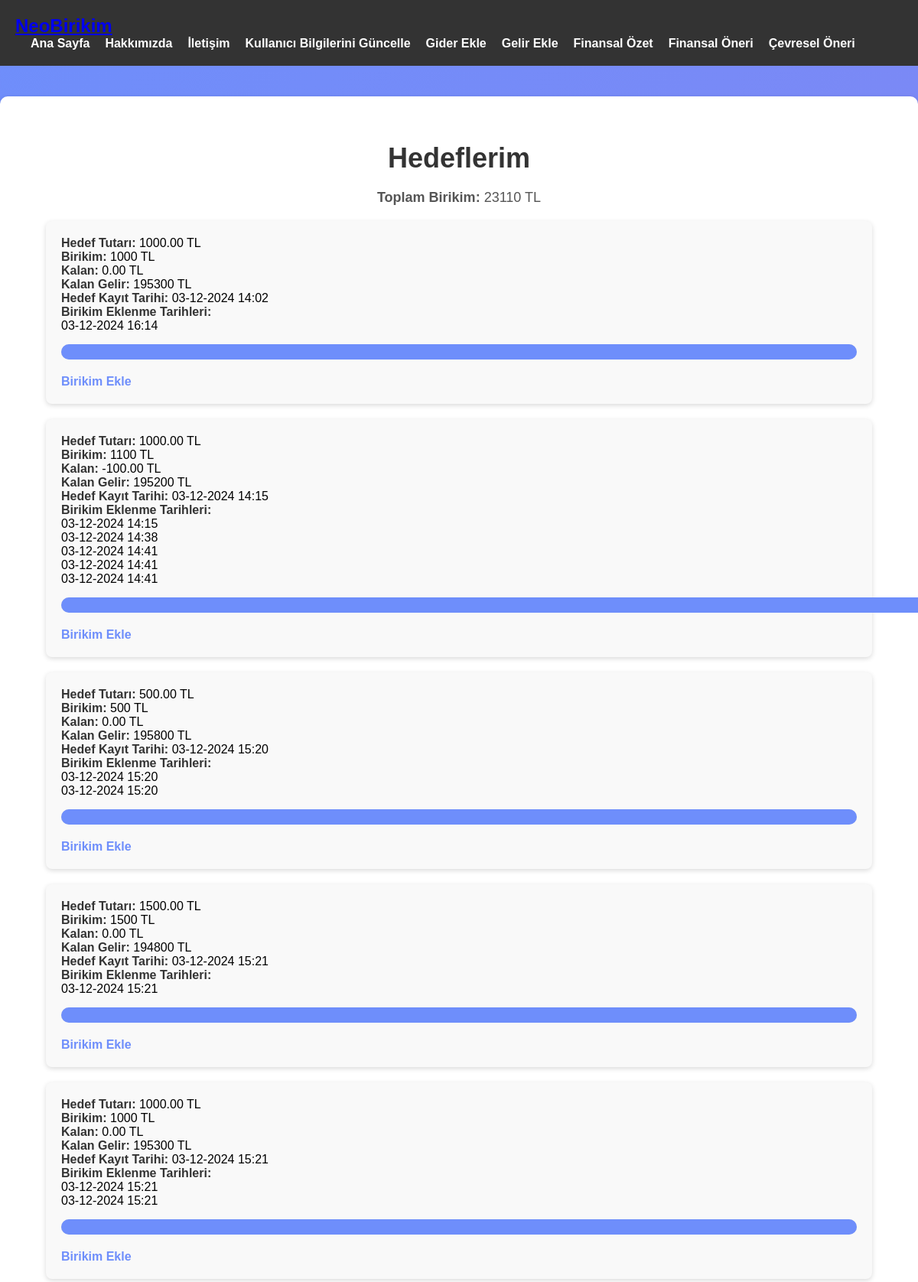
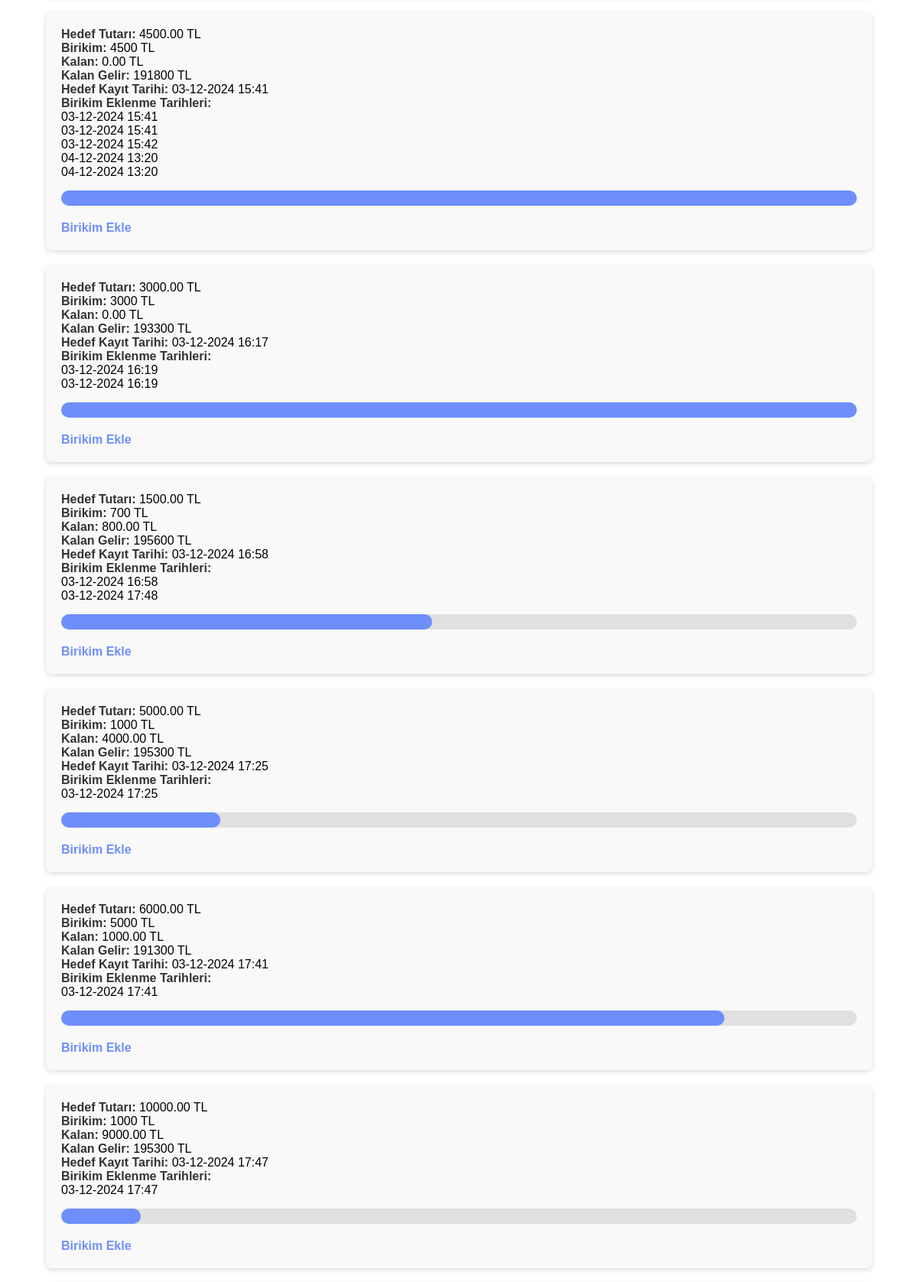
Screenshot of /account/goals/ (signed in, upper part) with the database file from the repository (2 pictures, top to bottom).
### account/models.py (models this page shows, shortened)
class SavingGoal(models.Model):
    user = models.ForeignKey(User, on_delete=models.CASCADE, related_name='saving_goals')
    goal_amount = models.DecimalField(max_digits=10, decimal_places=2, verbose_name="Hedef Tutar")
    created_at = models.DateTimeField(auto_now_add=True)

class Saving(models.Model):
    goal = models.ForeignKey(SavingGoal, on_delete=models.CASCADE, related_name='savings')
    amount = models.DecimalField(max_digits=10, decimal_places=2, verbose_name="Birikim Tutarı")
    created_at = models.DateTimeField(auto_now_add=True)

### account/views.py (the view)
# urls.py: path('goals/', views.saving_goal_list, name='saving_goal_list'),
@login_required
def saving_goal_list(request):
    goals = SavingGoal.objects.filter(user=request.user)
    goal_data = []
    total_income = Income.objects.filter(user=request.user).aggregate(total=Sum('amount'))['total'] or 0
    total_savings_all_goals = 0  # Bütün hedeflerin toplam birikimi için değişken
    for goal in goals:
        total_savings = goal.savings.aggregate(total=Sum('amount'))['total'] or 0
        total_savings_all_goals += total_savings  # Bu hedefin birikimini toplam birikime ekle
        remaining_income = total_income - total_savings  # Kalan gelir
        if goal.goal_amount > 0:
            progress = (total_savings / goal.goal_amount) * 100
        else:
            progress = 0  # Hedefin miktarı sıfırsa ilerleme 0 olur
        savings_data = goal.savings.all()  # Birikimlerin hepsi
        goal_data.append({
            'goal': goal,
            'total_savings': total_savings,
            'remaining': goal.goal_amount - total_savings,
            'remaining_income': remaining_income,
            'progress': progress,  # İlerleme yüzdesi
            'savings_data': savings_data,  # Birikimlerin tüm verileri
            'goal_created_at': goal.created_at  # Hedefin oluşturulma tarihi
        })
    chart_data = {
        'labels': ['Toplam Gelir', 'Toplam Birikim'],
        'datasets': [{
            'data': [total_income, total_savings_all_goals],
            'backgroundColor': ['#6e8efb', '#a777e3'],
        }]
    }
    return render(request, 'account/saving_goal_list.html', {
        'goal_data': goal_data,
        'total_income': total_income,
        'total_savings_all_goals': total_savings_all_goals,  # Toplam birikim verisini template'e ekle
        'chart_data': chart_data,  # Pasta grafiği verisini ekle
    })

### account/templates/account/saving_goal_list.html (shortened to what this page needs)
<!DOCTYPE html>
<html lang="tr">
<head>
</head>
<body>
    <nav class="navbar">
        <div class="logo">
            <a href="#">NeoBirikim</a>
        </div>
        <ul class="nav-links">
            <li><a href="{% url 'home' %}">Ana Sayfa</a></li>
            <li><a href="{% url 'about' %}">Hakkımızda</a></li>
            <li><a href="{% url 'communication' %}">İletişim</a></li>
            <li><a href="{% url 'update_user' %}">Kullanıcı Bilgilerini Güncelle</a></li>
            <li><a href="{% url 'add_consumption' %}">Gider Ekle</a></li>
            <li><a href="{% url 'add_income' %}">Gelir Ekle</a></li>
            <li><a href="{% url 'financial_summary' %}">Finansal Özet</a></li>
            <li><a href="{% url 'compare' %}">Finansal Öneri</a></li>
            <li><a href="{% url 'environmental_recommendations' %}">Çevresel Öneri</a></li>
        </ul>
    </nav>
    <div class="container">
        <h1>Hedeflerim</h1>
        <p><strong>Toplam Birikim:</strong> {{ total_savings_all_goals }} TL</p>
        <ul class="goal-list">
            {% for item in goal_data %}
            <li>
                <strong>Hedef Tutarı:</strong> {{ item.goal.goal_amount }} TL <br>
                <strong>Birikim:</strong> {{ item.total_savings }} TL <br>
                <strong>Kalan:</strong> {{ item.remaining }} TL <br>
                <strong>Kalan Gelir:</strong> {{ item.remaining_income }} TL <br>
                <strong>Hedef Kayıt Tarihi:</strong> {{ item.goal_created_at|date:"d-m-Y H:i" }} <br>
                <strong>Birikim Eklenme Tarihleri:</strong> <br>
                {% for saving in item.savings_data %}
                    {{ saving.created_at|date:"d-m-Y H:i" }} <br>
                {% endfor %}
                <div class="progress-container">
                    <div class="progress-bar" style="width: {{ item.progress }}%;"></div>
                </div>
                <a href="{% url 'add_saving' item.goal.id %}">Birikim Ekle</a>
            </li>
            {% endfor %}
        </ul>
    </div>
</body>
</html>

### account/templates/account/saving_goal_list.html (style rules this page uses)
* { margin: 0; padding: 0; box-sizing: border-box; }
body { font-family: 'Arial', sans-serif; background: linear-gradient(135deg, #6e8efb, #a777e3); min-height: 100vh; }
.navbar { display: flex; justify-content: space-between; align-items: center; padding: 20px; background-color: #333; flex-wrap: wrap; }
.navbar .logo { color: white; text-decoration: none; font-size: 24px; font-weight: bold; }
.nav-links { list-style: none; display: flex; }
.nav-links li { margin-left: 20px; }
.nav-links a { color: white; text-decoration: none; font-size: 16px; font-weight: 600; }
.container { background-color: white; padding: 60px; border-radius: 10px; box-shadow: 0 4px 8px rgba(0, 0, 0, 0.2); width: 100%; max-width: 1200px; text-align: center; margin: 40px auto; animation: fadeIn 1.5s ease-in-out; }
h1 { margin-bottom: 20px; color: #333; font-size: 36px; font-weight: bold; }
p { margin-bottom: 20px; color: #555; font-size: 18px; }
.goal-list { list-style: none; text-align: left; margin-top: 20px; }
.goal-list li { background-color: #f9f9f9; padding: 20px; margin-bottom: 20px; border-radius: 8px; box-shadow: 0 2px 6px rgba(0, 0, 0, 0.15); animation: slideIn 0.8s ease-in-out; }
.goal-list strong { color: #333; }
.goal-list a { text-decoration: none; color: #6e8efb; font-weight: bold; }
.progress-container { width: 100%; height: 20px; background-color: #e0e0e0; border-radius: 10px; margin-top: 15px; margin-bottom: 20px; }
.progress-bar { height: 100%; background-color: #6e8efb; border-radius: 10px; }

### rows the page displays
SavingGoal: goal.goal_amount "1000.00", total_savings "1000", remaining "0.00", remaining_income "195300", goal_created_at "03-12-2024 14:02", {{ item.progress }} 100 (drawn)
Saving: created_at "03-12-2024 16:14"
SavingGoal: goal.goal_amount "1000.00", total_savings "1100", remaining "-100.00", remaining_income "195200", goal_created_at "03-12-2024 14:15", {{ item.progress }} 110.0 (drawn)
Saving: created_at "03-12-2024 14:15"
Saving: created_at "03-12-2024 14:38"
Saving: created_at "03-12-2024 14:41"
Saving: created_at "03-12-2024 14:41"
Saving: created_at "03-12-2024 14:41"
SavingGoal: goal.goal_amount "500.00", total_savings "500", remaining "0.00", remaining_income "195800", goal_created_at "03-12-2024 15:20", {{ item.progress }} 100 (drawn)
Saving: created_at "03-12-2024 15:20"
Saving: created_at "03-12-2024 15:20"
SavingGoal: goal.goal_amount "1500.00", total_savings "1500", remaining "0.00", remaining_income "194800", goal_created_at "03-12-2024 15:21", {{ item.progress }} 100 (drawn)
Saving: created_at "03-12-2024 15:21"
SavingGoal: goal.goal_amount "1000.00", total_savings "1000", remaining "0.00", remaining_income "195300", goal_created_at "03-12-2024 15:21", {{ item.progress }} 100 (drawn)
Saving: created_at "03-12-2024 15:21"
Saving: created_at "03-12-2024 15:21"
SavingGoal: goal.goal_amount "4500.00", total_savings "4500", remaining "0.00", remaining_income "191800", goal_created_at "03-12-2024 15:41", {{ item.progress }} 100 (drawn)
Saving: created_at "03-12-2024 15:41"
Saving: created_at "03-12-2024 15:41"
Saving: created_at "03-12-2024 15:42"
Saving: created_at "04-12-2024 13:20"
Saving: created_at "04-12-2024 13:20"
SavingGoal: goal.goal_amount "3000.00", total_savings "3000", remaining "0.00", remaining_income "193300", goal_created_at "03-12-2024 16:17", {{ item.progress }} 100 (drawn)
Saving: created_at "03-12-2024 16:19"
Saving: created_at "03-12-2024 16:19"
SavingGoal: goal.goal_amount "1500.00", total_savings "700", remaining "800.00", remaining_income "195600", goal_created_at "03-12-2024 16:58"
Saving: created_at "03-12-2024 16:58"
Saving: created_at "03-12-2024 17:48"
SavingGoal: goal.goal_amount "5000.00", total_savings "1000", remaining "4000.00", remaining_income "195300", goal_created_at "03-12-2024 17:25", {{ item.progress }} 20.0 (drawn)
Saving: created_at "03-12-2024 17:25"
SavingGoal: goal.goal_amount "6000.00", total_savings "5000", remaining "1000.00", remaining_income "191300", goal_created_at "03-12-2024 17:41"
Saving: created_at "03-12-2024 17:41"
SavingGoal: goal.goal_amount "10000.00", total_savings "1000", remaining "9000.00", remaining_income "195300", goal_created_at "03-12-2024 17:47", {{ item.progress }} 10.0 (drawn)
Saving: created_at "03-12-2024 17:47"

### other values shown
{{ total_savings_all_goals }} "23110"
